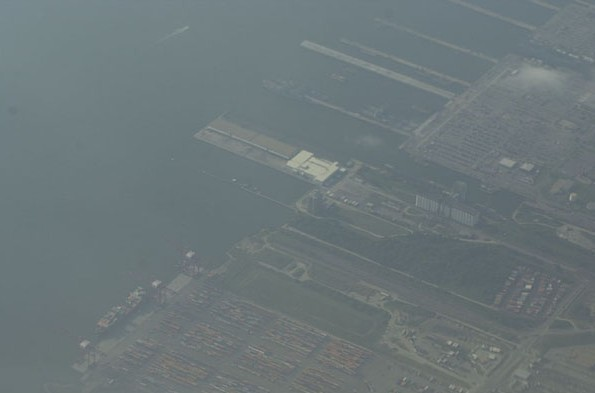
#> input picture image_work2/8.jpg, 595 x 393 px
$ python test7.py
#> lines starting #> are read from the running program, lines starting #| are printed output that depends on the picture; long printed decimals are rounded
import cv2
import numpy as np
import matplotlib.pyplot as plt
import math


def plt_imshow(m):
    # m = cv2.cvtColor(m, cv2.COLOR_BGR2RGB)
    plt.imshow(m)
    plt.axis("off")
    plt.show()

def maxPixel(m):
    m = np.array(m)
    a = np.max(m)
    return a

# 暗通道
def darkChannel(m, rows, cols, channels):
    dc = m
    for i in range(rows):
        for j in range(cols):
            minDt = min(m[i][j][0], m[i][j][1], m[i][j][2])
            for k in range(channels):
                dc[i][j][k] = minDt
    return dc

# 最小值滤波
def minFilter(m, winSize):
    mf = cv2.erode(m, np.ones((winSize, winSize))) # 腐蚀
    return mf

# 导向滤波
def guideFilter(I, p, winSize, eps):
    r = winSize
    m_I = cv2.boxFilter(I, -1, (r, r))# I的均值平滑
    m_p = cv2.boxFilter(p, -1, (r, r))# p的均值平滑
    m_II = cv2.boxFilter(I * I, -1, (r, r))# I*I的均值平滑
    m_Ip = cv2.boxFilter(I * p, -1, (r, r))# I*p的均值平滑

    var_I = m_II - m_I * m_I# 方差
    cov_Ip = m_Ip - m_I * m_p# 协方差

    a = cov_Ip / (var_I + eps)# 相关因子a
    b = m_p - a * m_I# 相关因子b

    m_a = cv2.boxFilter(a, -1, (r, r))# 对a进行均值平滑
    m_b = cv2.boxFilter(b, -1, (r, r))# 对b进行均值平滑

    q = m_a * I + m_b
    return q

t0 = 0.1
winRatio = 0.01
minAtomsLight = 240

file = open(r"image_work2/1.txt", "a", encoding='utf-8')
img_name = "image_work2/8.jpg"
img = cv2.imread(img_name) # 读取图片
#> img is the input picture: shape (393, 595, 3); mean B, G, R 121.8, 119.4, 108.1
cv2.imshow("original", img)
img = cv2.cvtColor(img, cv2.COLOR_BGR2RGB) # 转化通道


file.write(str(np.array(img)))
file.write("\n")

img_arr = np.array(img)

rows, cols, channels = img.shape # 行，列，通道数
#> rows = 393; cols = 595; channels = 3
winSize = math.ceil(max(3, rows * winRatio, cols * winRatio)) # 滤波窗口尺寸
#> winSize = 6

img_dc = darkChannel(img, rows, cols, channels)
#> after the loop in darkChannel, `for i in range(rows):`:
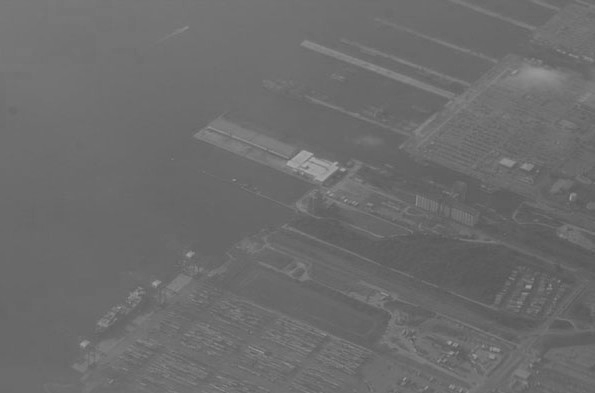
#> dc: shape (393, 595, 3); min 84, max 172, mean 108.1
# plt_imshow(img_dc)
img_mf = minFilter(img_dc, winSize)
# plt_imshow(img_mf)
img_gf = guideFilter(img_dc / 255.0, img_mf / 255.0, winSize * 4, eps=0.001)
#> in guideFilter, `m_II = cv2.boxFilter(I * I, -1, (r, r))# I*I的均值平滑`:
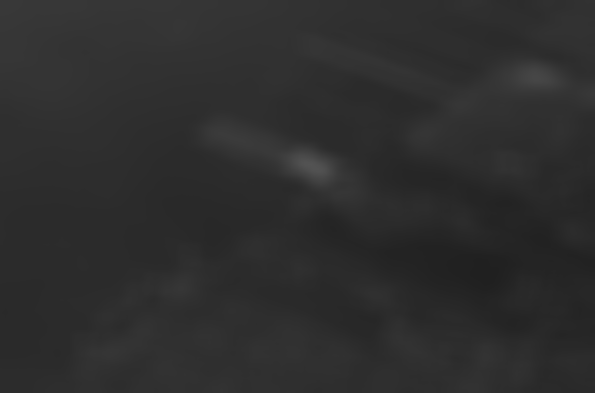
#> m_II: shape (393, 595, 3) float64; min 0.128, max 0.326, mean 0.181
#> in guideFilter, `m_Ip = cv2.boxFilter(I * p, -1, (r, r))# I*p的均值平滑`:
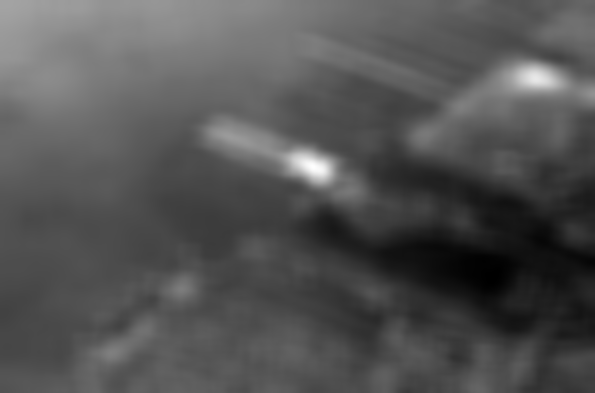
#> m_Ip: shape (393, 595, 3) float64; min 0.124, max 0.273, mean 0.173; drawn with min black and max white
#> in guideFilter, `cov_Ip = m_Ip - m_I * m_p# 协方差`:
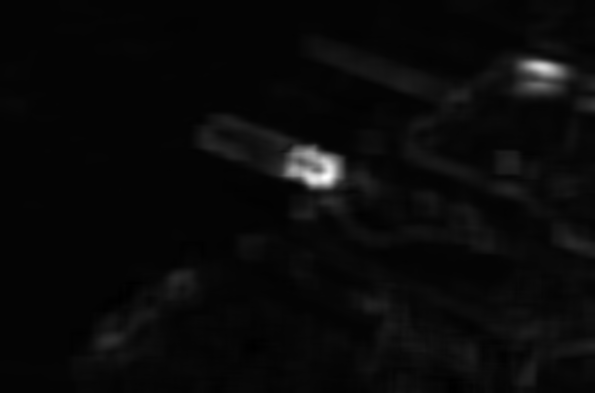
#> cov_Ip: shape (393, 595, 3) float64; min -7.77e-05, max 0.00458, mean 0.000107; drawn with min black and max white
#> in guideFilter, `b = m_p - a * m_I# 相关因子b`:
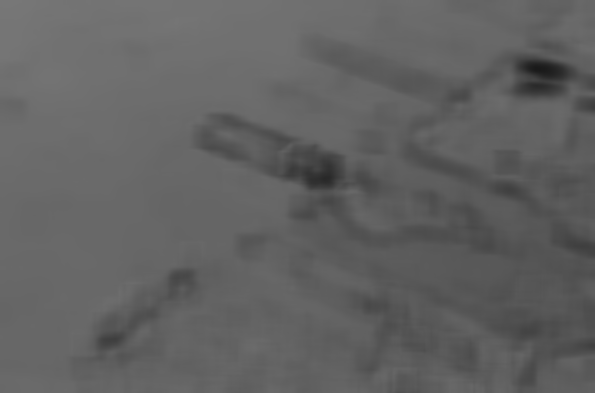
#> b: shape (393, 595, 3) float64; min 0.102, max 0.468, mean 0.384
#> in guideFilter, `m_a = cv2.boxFilter(a, -1, (r, r))# 对a进行均值平滑`:
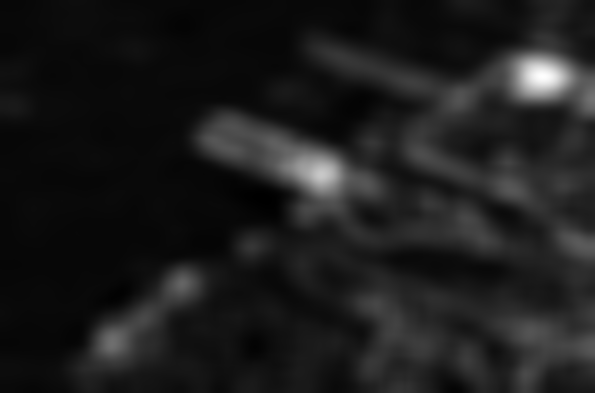
#> m_a: shape (393, 595, 3) float64; min -0.0158, max 0.595, mean 0.0533; drawn with min black and max white
plt_imshow(img_gf)

'''归一化'''
t = np.array(img_gf)
t = sum(sum(t)/(rows * cols))
#> t = [0.407, 0.407, 0.407]
t = sum(t) / 3
#> t = 0.407


file.write(str(t))
file.write("\n")
file.close()

print(t)
#| 0.4074
d = np.array(img_mf)
A = min(minAtomsLight, maxPixel(d))
#> in maxPixel, `a = np.max(m)`: a = 152
#> A = 152
print(A)
#| 152

J = np.empty([rows, cols, channels], dtype=int)
for i in range(3):
    # J[:, :, i] = (img_arr[:, :, i] + (t[:, :, i] - 1) * A) / t[:, :, i]
    # J[:, :, i] = (img_arr[:, :, i] - t[:, :, i]) / (1 - t[:, :, i] / A)
    J[:, :, i] = (img_arr[:, :, i] + (t - 1) * A) / t
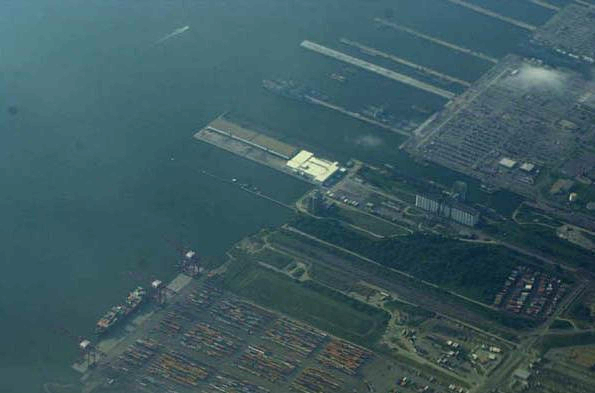
#> J: shape (393, 595, 3) int64; mean R, G, B 43.8, 71.4, 77.3; drawn with min black and max white


# J = cv2.cvtColor(J, cv2.COLOR_RGB2BGR) # 转化通道
plt_imshow(J)

$ run again, with image_work2/3.jpg copied over image_work2/8.jpg
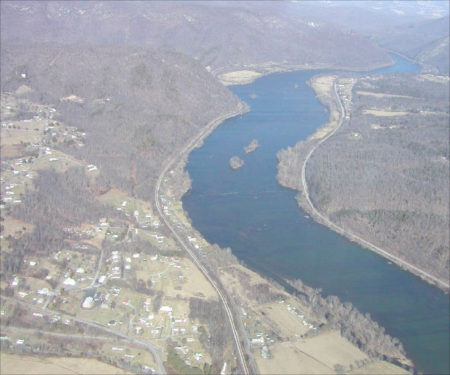
#> input picture image_work2/3.jpg, 450 x 375 px
#> img is the input picture: shape (375, 450, 3); mean B, G, R 171.8, 164.5, 160.2
#> in guideFilter, `m_b = cv2.boxFilter(b, -1, (r, r))# 对b进行均值平滑`:
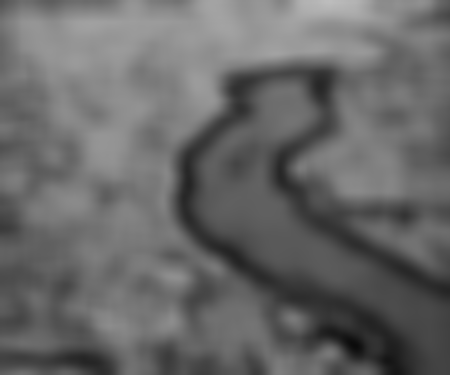
#> m_b: shape (375, 450, 3) float64; min 0.0447, max 0.741, mean 0.41
#> `t = sum(sum(t)/(rows * cols))`: t = [0.563, 0.563, 0.563]
#> `t = sum(t) / 3`: t = 0.563
#| 0.5631
#> in maxPixel, `a = np.max(m)`: a = 227
#| 227
#> in plt_imshow (call 2), `plt.show()`:
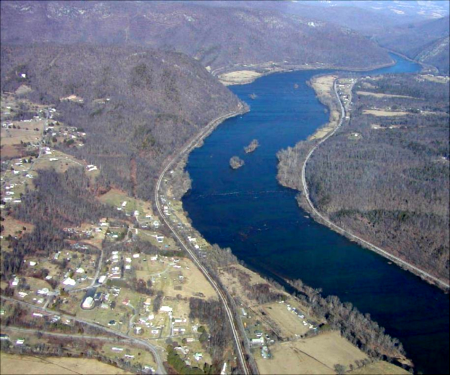
#> shown: shape (375, 450, 3); mean R, G, B 109.1, 115.5, 128.4
